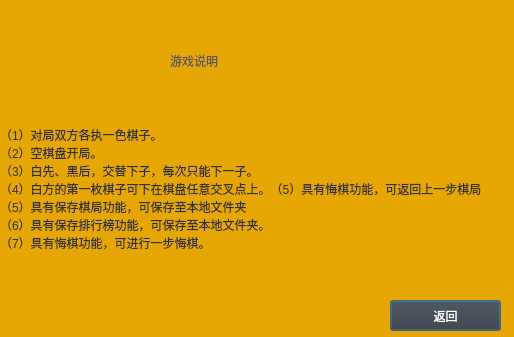
<?xml version="1.0" encoding="UTF-8"?>
<ui version="4.0">
 <class>instruction</class>
 <widget class="QDialog" name="instruction">
  <property name="geometry">
   <rect>
    <x>0</x>
    <y>0</y>
    <width>514</width>
    <height>337</height>
   </rect>
  </property>
  <property name="windowTitle">
   <string>Dialog</string>
  </property>
  <property name="styleSheet">
   <string notr="true">background-color: rgb(230, 166, 4);
background-image: url(:/back/timg.jpg);</string>
  </property>
  <widget class="QLabel" name="label_2">
   <property name="geometry">
    <rect>
     <x>170</x>
     <y>20</y>
     <width>201</width>
     <height>81</height>
    </rect>
   </property>
   <property name="styleSheet">
    <string notr="true">font: 26pt &quot;隶书&quot;;
background-image: url(:/back/timg.jpg);
color: rgb(88, 88, 88);</string>
   </property>
   <property name="text">
    <string>游戏说明</string>
   </property>
  </widget>
  <widget class="QPushButton" name="returnbtn">
   <property name="geometry">
    <rect>
     <x>390</x>
     <y>300</y>
     <width>111</width>
     <height>31</height>
    </rect>
   </property>
   <property name="styleSheet">
    <string notr="true">font: 11pt &quot;隶书&quot;;
background-image: url(:/back/dfghj.jpg);
background-color: rgb(57, 57, 57);
color: rgb(255, 255, 255);</string>
   </property>
   <property name="text">
    <string>返回</string>
   </property>
  </widget>
  <widget class="QLabel" name="label">
   <property name="geometry">
    <rect>
     <x>0</x>
     <y>100</y>
     <width>711</width>
     <height>191</height>
    </rect>
   </property>
   <property name="styleSheet">
    <string notr="true">color: rgb(50, 50, 50);
font: 14pt &quot;方正舒体&quot;;</string>
   </property>
   <property name="text">
    <string>（1）对局双方各执一色棋子。
（2）空棋盘开局。
（3）白先、黑后，交替下子，每次只能下一子。
（4）白方的第一枚棋子可下在棋盘任意交叉点上。（5）具有悔棋功能，可返回上一步棋局
（5）具有保存棋局功能，可保存至本地文件夹
（6）具有保存排行榜功能，可保存至本地文件夹。
（7）具有悔棋功能，可进行一步悔棋。
</string>
   </property>
  </widget>
 </widget>
 <resources/>
 <connections/>
</ui>
